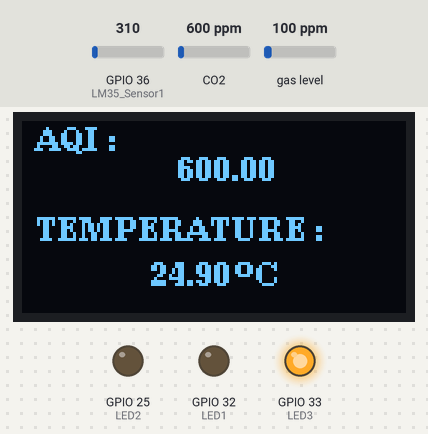
A sketch run on a simulated ESP32. On the bench: 128×64 one-colour display, output pins drawn as LEDs (lit = HIGH). Inputs (shaded band) come from the test bench; at power-on: CO2 600 ppm, GPIO 36 (LM35_Sensor1) = 310, gas level 100 ppm. WiFi joins after 1.5 s; servers stay silent unless stated; what the sketch prints to the serial monitor is not drawn.

Above: at 3.1 s.
3.2 s: CO2 set to 452 ppm
At 14.0 s:
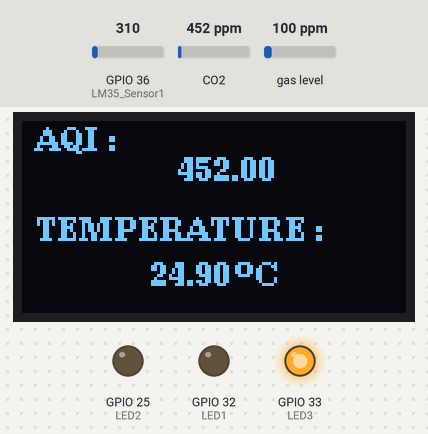
14.9 s: GPIO 36 (LM35_Sensor1) set to 372
At 24.9 s:
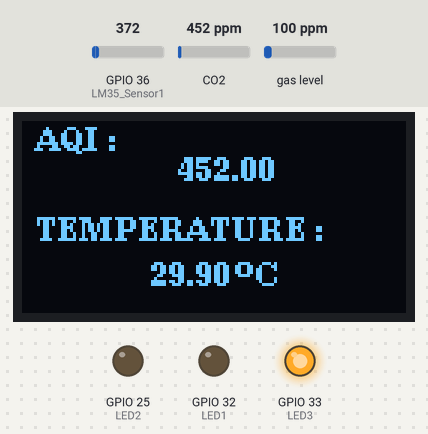
25.7 s: CO2 set to 1050 ppm
At 35.9 s:
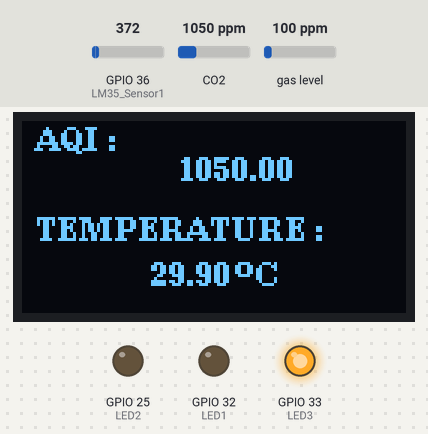
36.5 s: GPIO 36 (LM35_Sensor1) set to 434
At 46.9 s:
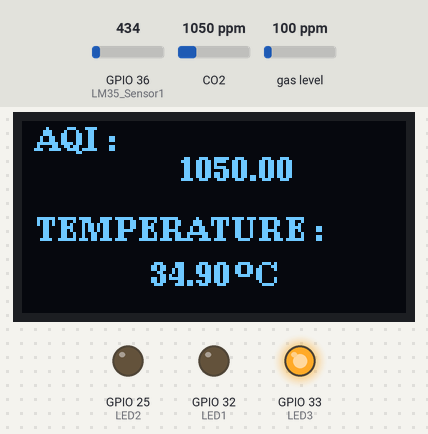
47.4 s: CO2 set to 1700 ppm
At 57.9 s:
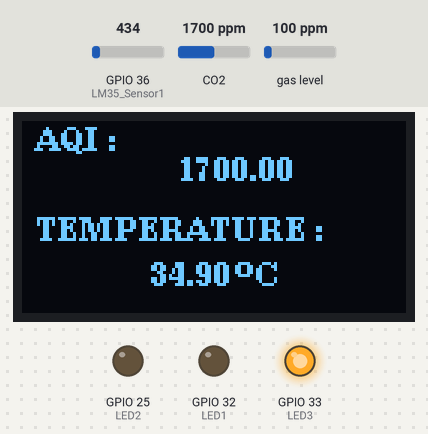
58.2 s: GPIO 36 (LM35_Sensor1) set to 527
At 68.9 s:
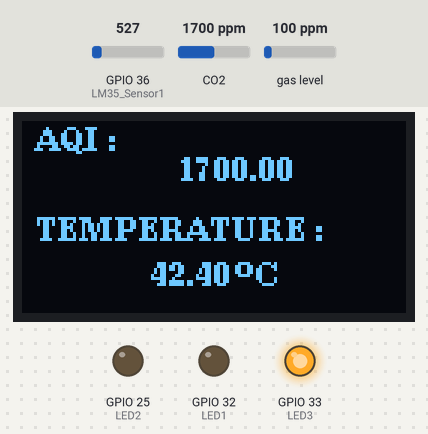
Timing chart, 0 to 70.1 s (numbered marks = the images above; inputs shaded):
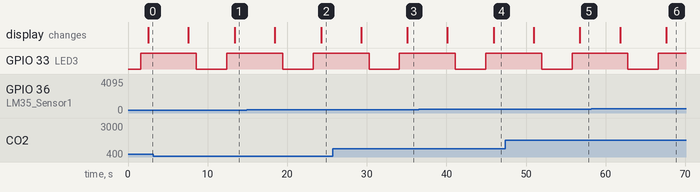

The sketch:

aqi_almost_final.ino
```cpp
#include <SPI.h>
#include <Wire.h>
#include <WiFi.h>
#include <math.h>
#include <MQUnifiedsensor.h>
#include "MQ135.h"
#include "ThingSpeak.h"
#ifdef U8X8_HAVE_HW_SPI
#endif
#ifdef U8X8_HAVE_HW_I2C
#endif

//include U8g2 library
#include <U8g2lib.h>

//OLED INTERFACING
#ifdef U8X8_HAVE_HW_SPI
#include <SPI.h>
#endif
#ifdef U8X8_HAVE_HW_I2C
#include <Wire.h>
#endif
U8G2_SSD1306_128X64_NONAME_F_HW_I2C u8g2(U8G2_R0, /* reset=*/ U8X8_PIN_NONE);


//LED INTERFACING
#define LED1 32  //GREEN LED
#define LED2 25  //YELLOW LED
#define LED3 33  //RED LED


float CO;
float CO2;
float air_quality;


#define channel_id 1693658
#define channel_api_key "TP466I6NSP4P670E"


#define WIFI_TIMEOUT_MS 20000
#define WIFI_NETWORK "LAPTOP-72DIUI42 5707"
#define WIFI_PASS "12344321"

void connectToWiFi(){
  Serial.print("Connecting to Wifi");
  WiFi.mode(WIFI_STA);
  WiFi.begin(WIFI_NETWORK,WIFI_PASS);

  unsigned long startAttemptTime = millis();

  while(WiFi.status()!=WL_CONNECTED && millis() - startAttemptTime < WIFI_TIMEOUT_MS){
    Serial.print(".");
    delay(100);
  }

  if(WiFi.status() != WL_CONNECTED){
      Serial.println("Failed");
  }
  else{
    Serial.print("Connected");
    Serial.println(WiFi.localIP());
  }
}


#include "esp_adc_cal.h"

#define LM35_Sensor1    36

int LM35_Raw_Sensor1 = 0;
float LM35_TempC_Sensor1 = 0.0;
float LM35_TempF_Sensor1 = 0.0;
float Voltage = 0.0;


//Declaration of MQ135
#define MQ135_THRESHOLD_1 400 // Fresh Air threshold

WiFiClient client;

void setup()
{
  Serial.begin(9600);
  u8g2.begin();
  connectToWiFi();
  ThingSpeak.begin(client);

  // Set pin mode
  pinMode(LED1,OUTPUT);
  pinMode(LED2,OUTPUT);
  pinMode(LED3,OUTPUT);
}


void loop()
{


  //Read MQ135 Sensor
  MQ135 gasSensor = MQ135(A0);
  float air_quality = gasSensor.getPPM();
  Serial.print("Air Quality: ");
  Serial.print(air_quality);
  Serial.print("  PPM");
  Serial.println();
  Serial.println();


  // Read LM35_Sensor1 ADC Pin
  LM35_Raw_Sensor1 = analogRead(LM35_Sensor1);
  // Calibrate ADC & Get Voltage (in mV)
  Voltage = readADC_Cal(LM35_Raw_Sensor1);
  // TempC = Voltage(mV) / 10
  LM35_TempC_Sensor1 = Voltage / 10;
  LM35_TempF_Sensor1 = (LM35_TempC_Sensor1 * 1.8) + 32;

  // Print The Readings
  Serial.print("Temperature = ");
  Serial.print(LM35_TempC_Sensor1);
  Serial.print(" °C , ");
  Serial.print("Temperature = ");
  Serial.print(LM35_TempF_Sensor1);
  Serial.println(" °F");


  // LED CONFIGURE
  if(air_quality <200)
  { Serial.println(" GREEN");

    digitalWrite(LED1,HIGH);
    delay(500);

  }
  else if(air_quality>200 && air_quality<400)
  { Serial.println( " YELLOW ");

    digitalWrite(LED2,HIGH);
    delay(500);

  }
  else
  { Serial.println(" RED ");

    digitalWrite(LED3,HIGH);
    delay(500);

  }
  Serial.println();
  Serial.println();

  otherpara();


  //u8g2.clearBuffer();          // clear the internal memory
  u8g2.setFont(u8g2_font_ncenB08_tr); // choose a suitable font
  u8g2.drawStr(5,10,"AQI : ");  // write something to the internal memory
  u8g2.setCursor(52,20);
  u8g2.print(air_quality,2);
  u8g2.drawStr(5,40,"TEMPERATURE : ");
  u8g2.setCursor(43,55);
  u8g2.print( LM35_TempC_Sensor1,2);
  u8g2.drawStr(68,52," o");
  u8g2.drawStr(78,55,"C");
  u8g2.sendBuffer();          // transfer internal memory to the display
  delay(5000);
  u8g2.clear();

  digitalWrite(LED1,LOW);
  delay(500);
  digitalWrite(LED2,LOW);
  delay(500);
  digitalWrite(LED3,LOW);
  delay(500);

  //sendind data to thingspeak

  ThingSpeak.setField(1, air_quality);
  ThingSpeak.setField(2, LM35_TempC_Sensor1);

  ThingSpeak.writeFields(channel_id, channel_api_key);
  delay(3000);


}


void otherpara() {

  //Definitions
  #define placa "ESP-32"
  #define Voltage_Resolution 5
  #define pin A0 //Analog input 0 of your arduino
  #define type "MQ-135" //MQ135
  #define ADC_Bit_Resolution 12 // For arduino UNO/MEGA/NANO
  #define RatioMQ135CleanAir 3.6//RS / R0 = 3.6 ppm
  //#define calibration_button 13 //Pin to calibrate your sensor

  //Declare Sensor
  MQUnifiedsensor MQ135(placa, Voltage_Resolution, ADC_Bit_Resolution, pin, type);

  MQ135.setRegressionMethod(1); //_PPM =  a*ratio^b
  MQ135.init();

  Serial.print("Calibrating please wait.");
  float calcR0 = 0;
  for(int i = 1; i<=10; i ++)
  {
    MQ135.update(); // Update data, the arduino will read the voltage from the analog pin
    calcR0 += MQ135.calibrate(RatioMQ135CleanAir);
    Serial.print(".");
  }
  MQ135.setR0(calcR0/10);
  Serial.println("  done!.");

  /*****************************  MQ CAlibration ********************************************/
  Serial.println("** Values from MQ-135 ****");
  Serial.println("|    CO   |  Alcohol |   CO2  |  Toluen  |  NH4  |  Aceton  |");
  MQ135.update(); // Update data, the arduino will read the voltage from the analog pin

  MQ135.setA(605.18); MQ135.setB(-3.937); // Configure the equation to calculate CO concentration value
  float CO = MQ135.readSensor(); // Sensor will read PPM concentration using the model, a and b values set previously or from the setup

  MQ135.setA(77.255); MQ135.setB(-3.18); //Configure the equation to calculate Alcohol concentration value
  float Alcohol = MQ135.readSensor(); // SSensor will read PPM concentration using the model, a and b values set previously or from the setup

  MQ135.setA(110.47); MQ135.setB(-2.862); // Configure the equation to calculate CO2 concentration value
  float CO2 = MQ135.readSensor(); // Sensor will read PPM concentration using the model, a and b values set previously or from the setup

  MQ135.setA(44.947); MQ135.setB(-3.445); // Configure the equation to calculate Toluen concentration value
  float Toluen = MQ135.readSensor(); // Sensor will read PPM concentration using the model, a and b values set previously or from the setup

  MQ135.setA(102.2 ); MQ135.setB(-2.473); // Configure the equation to calculate NH4 concentration value
  float NH4 = MQ135.readSensor(); // Sensor will read PPM concentration using the model, a and b values set previously or from the setup

  MQ135.setA(34.668); MQ135.setB(-3.369); // Configure the equation to calculate Aceton concentration value
  float Aceton = MQ135.readSensor(); // Sensor will read PPM concentration using the model, a and b values set previously or from the setup
  Serial.print("|   "); Serial.print(CO);
  Serial.print("   |   "); Serial.print(Alcohol);
  // Note: 400 Offset for CO2 source: https://github.com/miguel5612/MQSensorsLib/issues/29

  Serial.print("   |   "); Serial.print(CO2 + 400);
  Serial.print("   |   "); Serial.print(Toluen);
  Serial.print("   |   "); Serial.print(NH4);
  Serial.print("   |   "); Serial.print(Aceton);
  Serial.println("   |");
  Serial.println("");
  Serial.println("");

  ThingSpeak.setField(3, CO2+400);
  ThingSpeak.setField(4, CO);
  ThingSpeak.writeFields(channel_id, channel_api_key);

}


uint32_t readADC_Cal(int ADC_Raw)
{
  esp_adc_cal_characteristics_t adc_chars;

  esp_adc_cal_characterize(ADC_UNIT_1, ADC_ATTEN_DB_11, ADC_WIDTH_BIT_12, 1100, &adc_chars);
  return(esp_adc_cal_raw_to_voltage(ADC_Raw, &adc_chars));
}
```

Measured:
- after the input at 3.2 s, the display: first differs from a run without the input after 10.2 s (image 1)
- after the input at 14.9 s, the display: first differs from a run without the input after 9.4 s (image 2)
- after the input at 25.7 s, the display: first differs from a run without the input after 9.4 s (image 3)
- after the input at 36.5 s, the display: first differs from a run without the input after 9.4 s (image 4)
- after the input at 47.4 s, the display: first differs from a run without the input after 9.4 s (image 5)
- after the input at 58.2 s, the display: first differs from a run without the input after 9.4 s (image 6)
